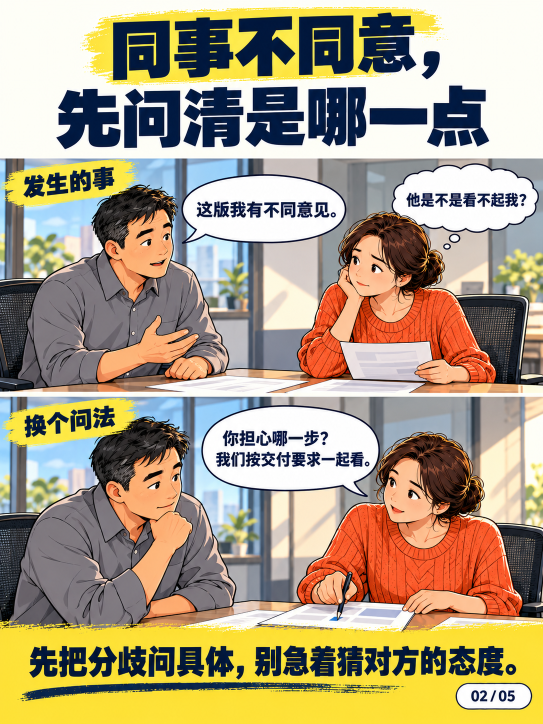
#> input picture .assets/articles/允许别人和自己不一样贴图-20261027/generated/02-work.png, 1086 x 1448 px, given in place of 01-cover.png, which was not available (shown at 1/2 size)
$ python export.py
#> lines starting #> are read from the running program, lines starting #| are printed output that depends on the picture; pictures that were not available may be replaced by others from this repository, and a replacement may not be noted
"""等比导出发布图并拼接审阅图；不叠字、不修改原图内容。"""

from pathlib import Path
import json
from PIL import Image

HERE = Path(__file__).resolve().parent
OUT = HERE.parents[2] / "outputs/允许别人和自己不一样-20261027/公众号贴图"
MAPPING = [
    ("01-cover", "01-封面"),
    ("02-work", "02-同事意见不同"),
    ("03-choice", "03-亲友不理解"),
    ("04-boundary", "04-守住边界"),
    ("05-practice", "05-三行整理卡"),
]


def main():
    OUT.mkdir(parents=True, exist_ok=True)
    review = HERE / "review"
    review.mkdir(exist_ok=True)
    records = []
    cards = []
    for source_name, output_name in MAPPING:
        with Image.open(HERE / "generated" / f"{source_name}.png") as source:
#> source is the input picture: PIL image 1086x1448 RGB; mean R, G, B 172, 157.3, 131.4
            source.load()
            if source.width * 4 != source.height * 3:
                raise ValueError(f"{source_name}: 原图不符合3:4，停止导出")
            exported = source.convert("RGB").resize(
                (1080, 1440), Image.Resampling.LANCZOS
            )
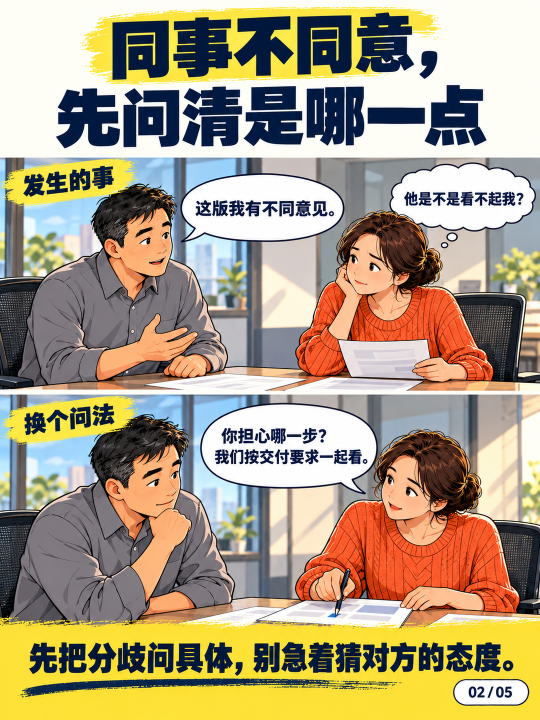
#> exported: PIL image 1080x1440 RGB (shown at 1/2 size); mean R, G, B 172, 157.3, 131.4
#> pass 3 of the loop in main, `for source_name, output_name in MAPPING:`:
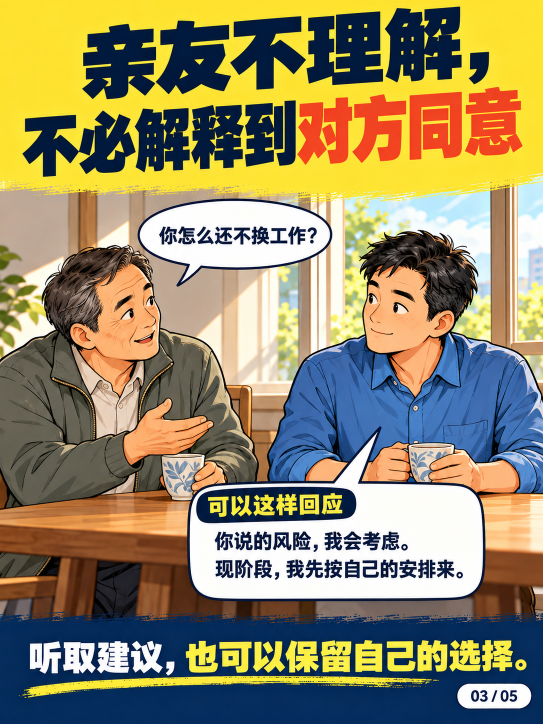
#> input picture .assets/articles/允许别人和自己不一样贴图-20261027/generated/03-choice.png, 1086 x 1448 px (shown at 1/2 size)
#> in main, source is the input picture: PIL image 1086x1448 RGB; mean R, G, B 148.7, 138.2, 105.3
#> in main, `exported = source.convert("RGB").resize( (1080, 1440), Image.Resamplin..`:
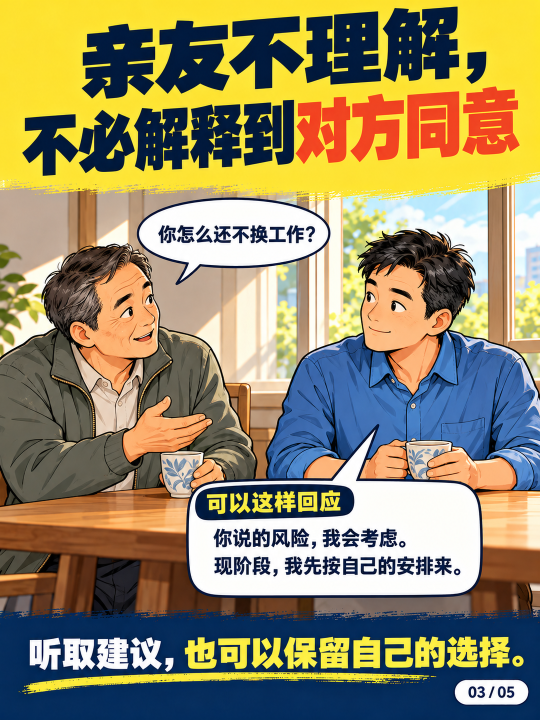
#> exported: PIL image 1080x1440 RGB (shown at 1/2 size); mean R, G, B 148.7, 138.2, 105.3
#> the loop made 5 passes; the first 3 are shown
            exported.save(OUT / f"{output_name}.png", optimize=True)
            records.append({
                "file": f"{output_name}.png",
                "width": 1080,
                "height": 1440,
                "source": f"{source_name}.png",
                "source_size": list(source.size),
            })
            cards.append(exported)

    # 保留每张完整画面，前两张在上排，后三张在下排。
    spread = Image.new("RGB", (1080, 1200), "white")
#> spread: PIL image 1080x1200 RGB; every value is 255
    for i, card in enumerate(cards[:2]):
        spread.paste(card.resize((540, 720), Image.Resampling.LANCZOS), (i * 540, 0))
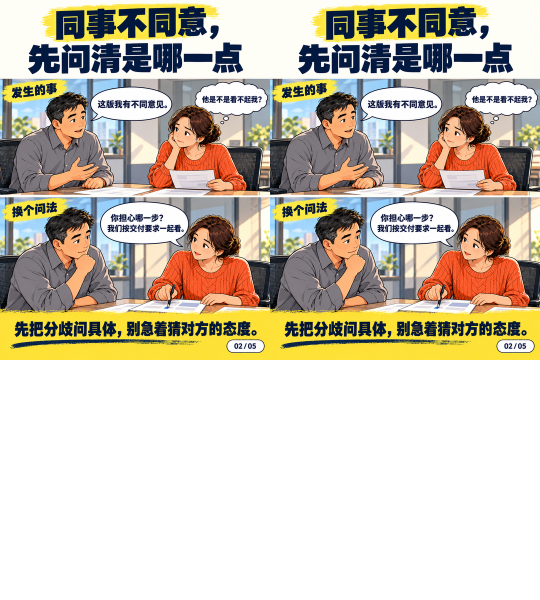
#> spread: PIL image 1080x1200 RGB (shown at 1/2 size); mean R, G, B 205.2, 196.4, 180.8
    for i, card in enumerate(cards[2:]):
        spread.paste(card.resize((360, 480), Image.Resampling.LANCZOS), (i * 360, 720))
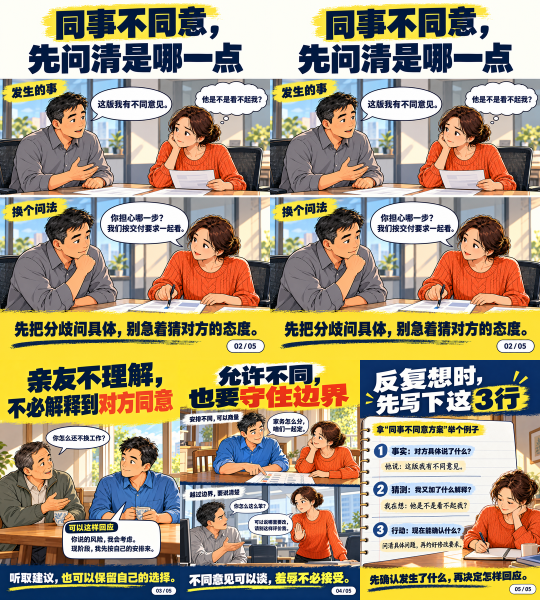
#> spread: PIL image 1080x1200 RGB (shown at 1/2 size); mean R, G, B 167.4, 153, 126.6
    spread.save(review / "五张贴图总览.jpg", quality=94)

    # 全部五张都提供360px宽审阅版，不加边框、编号或其他文字。
    for i, card in enumerate(cards):
        card.resize((360, 480), Image.Resampling.LANCZOS).save(
            review / f"手机宽度-{i + 1:02d}.jpg", quality=96
        )
#> this loop made 5 passes
#> pass 1, in main, `card.resize((360, 480), Image.Resampling.LANCZOS).save( review / f"手机宽..`:
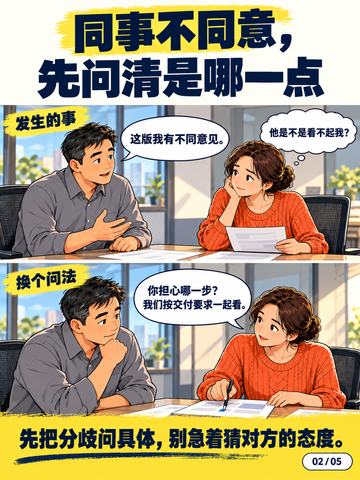
#> saved as 手机宽度-01.jpg: PIL image 360x480 RGB; mean R, G, B 171.9, 157.2, 131.3
    (review / "发布图片尺寸.json").write_text(
        json.dumps(records, ensure_ascii=False, indent=2) + "\n"
    )
    print(json.dumps({"exported": len(records), "size": "1080x1440"}, ensure_ascii=False))


if __name__ == "__main__":
    main()
